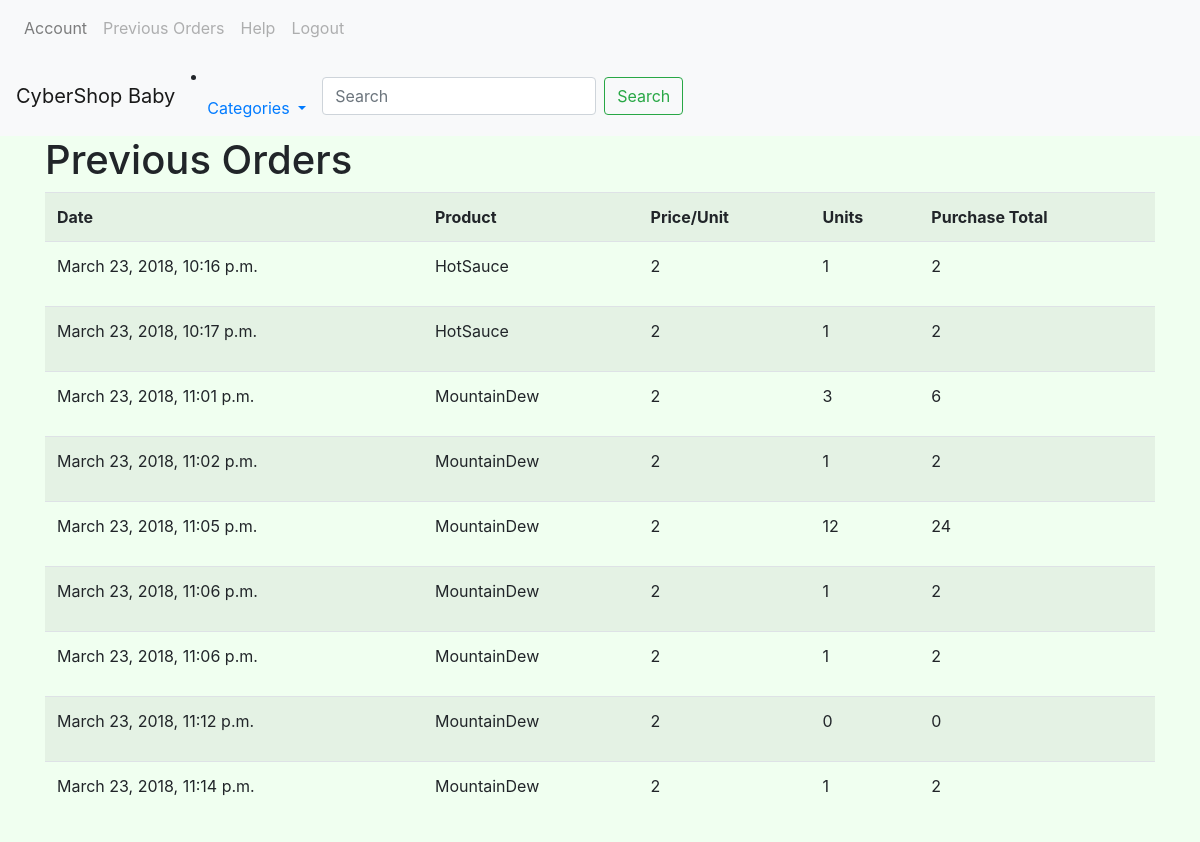
Page /accounts/prev_orders/ (signed in) on the committed database.
### shop/models.py (models this page shows, shortened)
class BuyReceipt(models.Model):
	owner = models.ForeignKey(User, on_delete=models.CASCADE)
	product = models.CharField(max_length=200)
	price = models.PositiveIntegerField()
	units = models.PositiveIntegerField()
	total = models.PositiveIntegerField()
	date_bought = models.DateTimeField(auto_now=True)
	cc_num = models.PositiveIntegerField()

### accounts/views.py (the view)
@login_required
def prev_orders(request):
	prevOrders = BuyReceipt.objects.filter(owner=request.user)
	args = {'prevOrders': prevOrders}
	return render(request, 'accounts/prev_orders.html', args)

### templates/accounts/prev_orders.html (shortened to what this page needs)
{% extends 'base.html' %}
{% block body %}
	<div class="container">
		<h1>Previous Orders</h1>
		<table class="table table-condensed table-striped table-hover">
	    <tr>
	      <th>Date</th>
	      <th>Product</th>
	      <th>Price/Unit</th>
	      <th>Units</th>
	      <th>Purchase Total</th>
	    </tr>
		{% for order in prevOrders %}
			<tr>
				<td><p>{{ order.date_bought }}</p></td>
				<td><p>{{ order.product }}</p></td>
				<td><p>{{ order.price }}</p></td>
				<td><p>{{ order.units }}</p></td>
				<td><p>{{ order.total }}</p></td>
			</tr>
		{% endfor %}
	</div>
{% endblock %}

### rows in the picture
BuyReceipt: date_bought "March 23, 2018, 10:16 p.m.", product "HotSauce", price "2", units "1", total "2"
BuyReceipt: date_bought "March 23, 2018, 10:17 p.m.", product "HotSauce", price "2", units "1", total "2"
BuyReceipt: date_bought "March 23, 2018, 11:01 p.m.", product "MountainDew", price "2", units "3", total "6"
BuyReceipt: date_bought "March 23, 2018, 11:02 p.m.", product "MountainDew", price "2", units "1", total "2"
BuyReceipt: date_bought "March 23, 2018, 11:05 p.m.", product "MountainDew", price "2", units "12", total "24"
BuyReceipt: date_bought "March 23, 2018, 11:06 p.m.", product "MountainDew", price "2", units "1", total "2"
BuyReceipt: date_bought "March 23, 2018, 11:06 p.m.", product "MountainDew", price "2", units "1", total "2"
BuyReceipt: date_bought "March 23, 2018, 11:12 p.m.", product "MountainDew", price "2", units "0", total "0"
BuyReceipt: date_bought "March 23, 2018, 11:14 p.m.", product "MountainDew", price "2", units "1", total "2"
